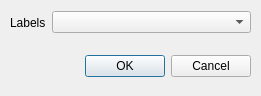
<ui version="4.0" >
 <author></author>
 <comment></comment>
 <exportmacro></exportmacro>
 <class>RefDialog</class>
 <widget class="QDialog" name="RefDialog" >
  <property name="geometry" >
   <rect>
    <x>0</x>
    <y>0</y>
    <width>261</width>
    <height>96</height>
   </rect>
  </property>
  <property name="windowTitle" >
   <string>Labels</string>
  </property>
  <widget class="QWidget" name="layoutWidget" >
   <property name="geometry" >
    <rect>
     <x>10</x>
     <y>50</y>
     <width>241</width>
     <height>33</height>
    </rect>
   </property>
   <layout class="QHBoxLayout" >
    <property name="margin" >
     <number>0</number>
    </property>
    <property name="spacing" >
     <number>6</number>
    </property>
    <item>
     <spacer>
      <property name="orientation" >
       <enum>Qt::Horizontal</enum>
      </property>
      <property name="sizeHint" >
       <size>
        <width>131</width>
        <height>31</height>
       </size>
      </property>
     </spacer>
    </item>
    <item>
     <widget class="QPushButton" name="okButton" >
      <property name="text" >
       <string>OK</string>
      </property>
     </widget>
    </item>
    <item>
     <widget class="QPushButton" name="cancelButton" >
      <property name="text" >
       <string>Cancel</string>
      </property>
     </widget>
    </item>
   </layout>
  </widget>
  <widget class="QWidget" name="" >
   <property name="geometry" >
    <rect>
     <x>10</x>
     <y>10</y>
     <width>241</width>
     <height>25</height>
    </rect>
   </property>
   <layout class="QHBoxLayout" >
    <property name="margin" >
     <number>0</number>
    </property>
    <property name="spacing" >
     <number>6</number>
    </property>
    <item>
     <widget class="QLabel" name="label" >
      <property name="sizePolicy" >
       <sizepolicy>
        <hsizetype>1</hsizetype>
        <vsizetype>1</vsizetype>
        <horstretch>0</horstretch>
        <verstretch>0</verstretch>
       </sizepolicy>
      </property>
      <property name="text" >
       <string>Labels</string>
      </property>
     </widget>
    </item>
    <item>
     <widget class="QComboBox" name="comboBox" >
      <property name="sizePolicy" >
       <sizepolicy>
        <hsizetype>7</hsizetype>
        <vsizetype>0</vsizetype>
        <horstretch>0</horstretch>
        <verstretch>0</verstretch>
       </sizepolicy>
      </property>
     </widget>
    </item>
   </layout>
  </widget>
 </widget>
 <pixmapfunction></pixmapfunction>
 <tabstops>
  <tabstop>comboBox</tabstop>
  <tabstop>okButton</tabstop>
  <tabstop>cancelButton</tabstop>
 </tabstops>
 <resources/>
 <connections>
  <connection>
   <sender>okButton</sender>
   <signal>clicked()</signal>
   <receiver>RefDialog</receiver>
   <slot>accept()</slot>
   <hints>
    <hint type="sourcelabel" >
     <x>278</x>
     <y>253</y>
    </hint>
    <hint type="destinationlabel" >
     <x>96</x>
     <y>254</y>
    </hint>
   </hints>
  </connection>
  <connection>
   <sender>cancelButton</sender>
   <signal>clicked()</signal>
   <receiver>RefDialog</receiver>
   <slot>reject()</slot>
   <hints>
    <hint type="sourcelabel" >
     <x>369</x>
     <y>253</y>
    </hint>
    <hint type="destinationlabel" >
     <x>179</x>
     <y>282</y>
    </hint>
   </hints>
  </connection>
 </connections>
</ui>
